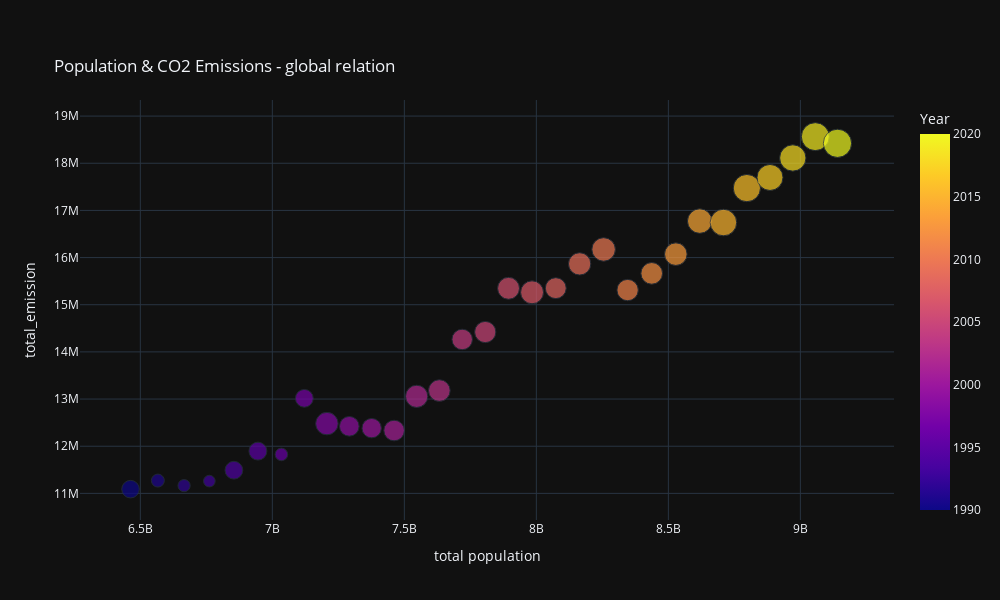

The cell this chart's notebook holds for it:
### Code cell
fig = px.scatter(correlation.reset_index(),    
    x = "total population", 
    y = "total_emission", 
    size = "Average Temperature °C",
    color = "Year", 
    template="plotly_dark")
fig.update_layout(width = 1000, height = 600)
fig.show()

### Figure 1 — Plotly figure (JSON) as saved in the notebook; plotly's stock layout.template omitted (floating-point values rounded to 4 significant figures)
{"data": [{"hovertemplate": "total population=%{x}<br>total_emission=%{y}<br>Average Temperature °C=%{marker.size}<br>Year=%{marker.color}<extra></extra>", "legendgroup": "", "marker": {"color": [1990, 1991, 1992, 1993, 1994, 1995, 1996, 1997, 1998, 1999, 2000, 2001, 2002, 2003, 2004, 2005, 2006, 2007, 2008, 2009, 2010, 2011, 2012, 2013, 2014, 2015, 2016, 2017, 2018, 2019, 2020], "coloraxis": "coloraxis", "size": [0.5826, 0.3174, 0.2806, 0.2561, 0.5938, 0.6058, 0.298, 0.5952, 0.9497, 0.7275, 0.7078, 0.7989, 0.9286, 0.8795, 0.7912, 0.8473, 0.9003, 0.9871, 0.8234, 0.9382, 1.041, 0.8572, 0.8807, 0.9587, 1.131, 1.327, 1.393, 1.271, 1.306, 1.469, 1.503], "sizemode": "area", "sizeref": 0.003758, "symbol": "circle"}, "mode": "markers", "name": "", "orientation": "v", "showlegend": false, "type": "scatter", "x": [6462909933, 6566375339, 6665731712, 6761427343, 6854377239, 6945330577, 7034299281, 7121210754, 7206689347, 7291515053, 7376311270, 7461344596, 7546699207, 7632577793, 7719131231, 7806460946, 7894662125, 7983745590, 8073592872, 8164007563, 8254795912, 8345699827, 8437017579, 8528210546, 8618861669, 8708636443, 8797358451, 8884968284, 8971397092, 9056620948, 9140608918], "xaxis": "x", "y": [11090000.0, 11270000.0, 11160000.0, 11260000.0, 11490000.0, 11900000.0, 11830000.0, 13020000.0, 12480000.0, 12420000.0, 12380000.0, 12330000.0, 13060000.0, 13180000.0, 14260000.0, 14420000.0, 15350000.0, 15260000.0, 15350000.0, 15870000.0, 16170000.0, 15310000.0, 15670000.0, 16070000.0, 16770000.0, 16740000.0, 17470000.0, 17700000.0, 18110000.0, 18560000.0, 18420000.0], "yaxis": "y"}], "layout": {"coloraxis": {"colorbar": {"title": {"text": "Year"}}, "colorscale": [[0, "#0d0887"], [0.1111, "#46039f"], [0.2222, "#7201a8"], [0.3333, "#9c179e"], [0.4444, "#bd3786"], [0.5556, "#d8576b"], [0.6667, "#ed7953"], [0.7778, "#fb9f3a"], [0.8889, "#fdca26"], [1, "#f0f921"]]}, "height": 600, "legend": {"itemsizing": "constant", "tracegroupgap": 0}, "title": {"text": "<br> Population & CO2 Emissions - global relation"}, "width": 1000, "xaxis": {"anchor": "y", "autorange": true, "domain": [0, 1], "range": [6271000000.0, 9355000000.0], "title": {"text": "total population"}, "type": "linear"}, "yaxis": {"anchor": "x", "autorange": true, "domain": [0, 1], "range": [10440000.0, 19340000.0], "title": {"text": "total_emission"}, "type": "linear"}}}
